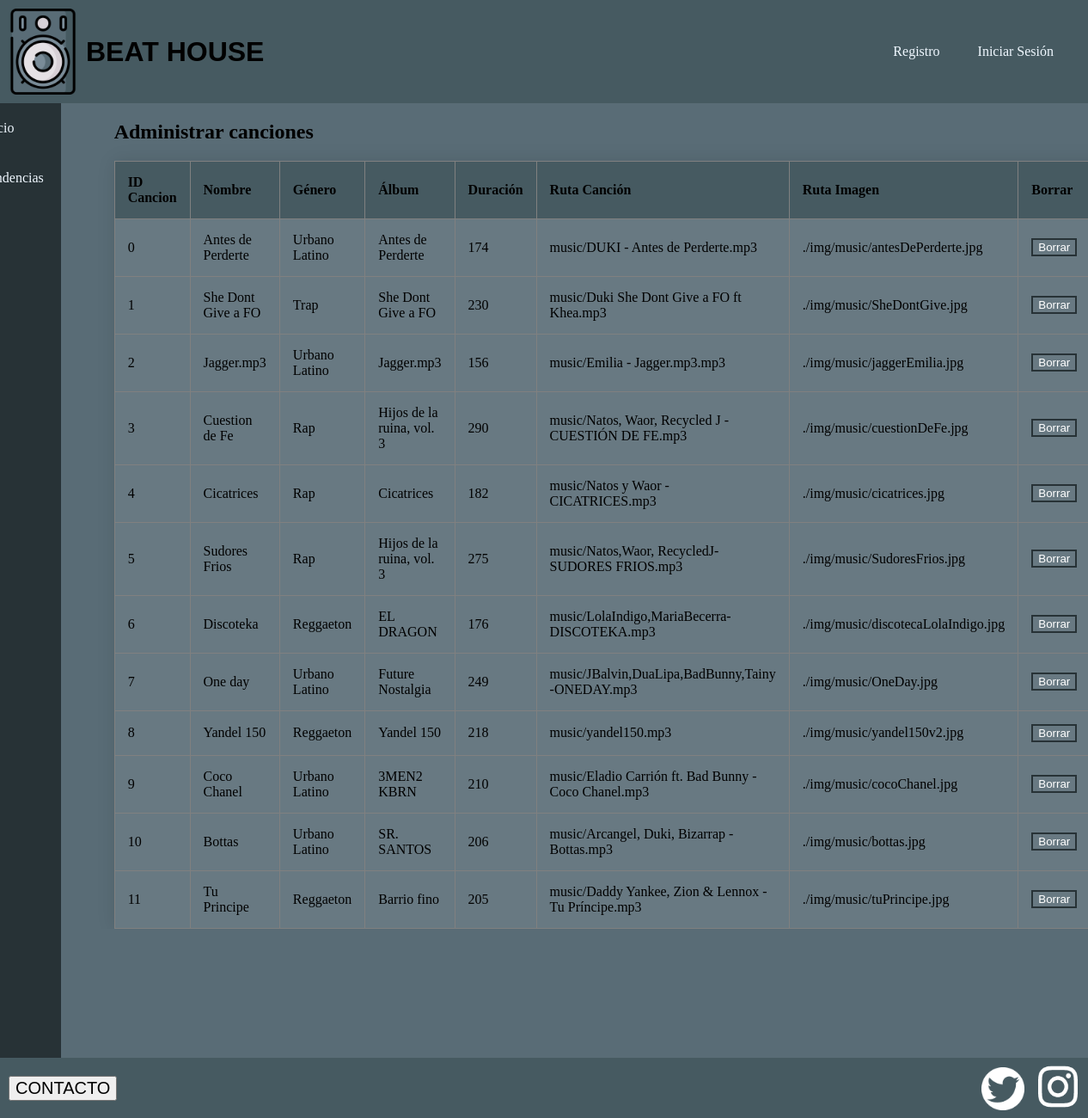
Before: /gestionCanciones.php with the older database file.
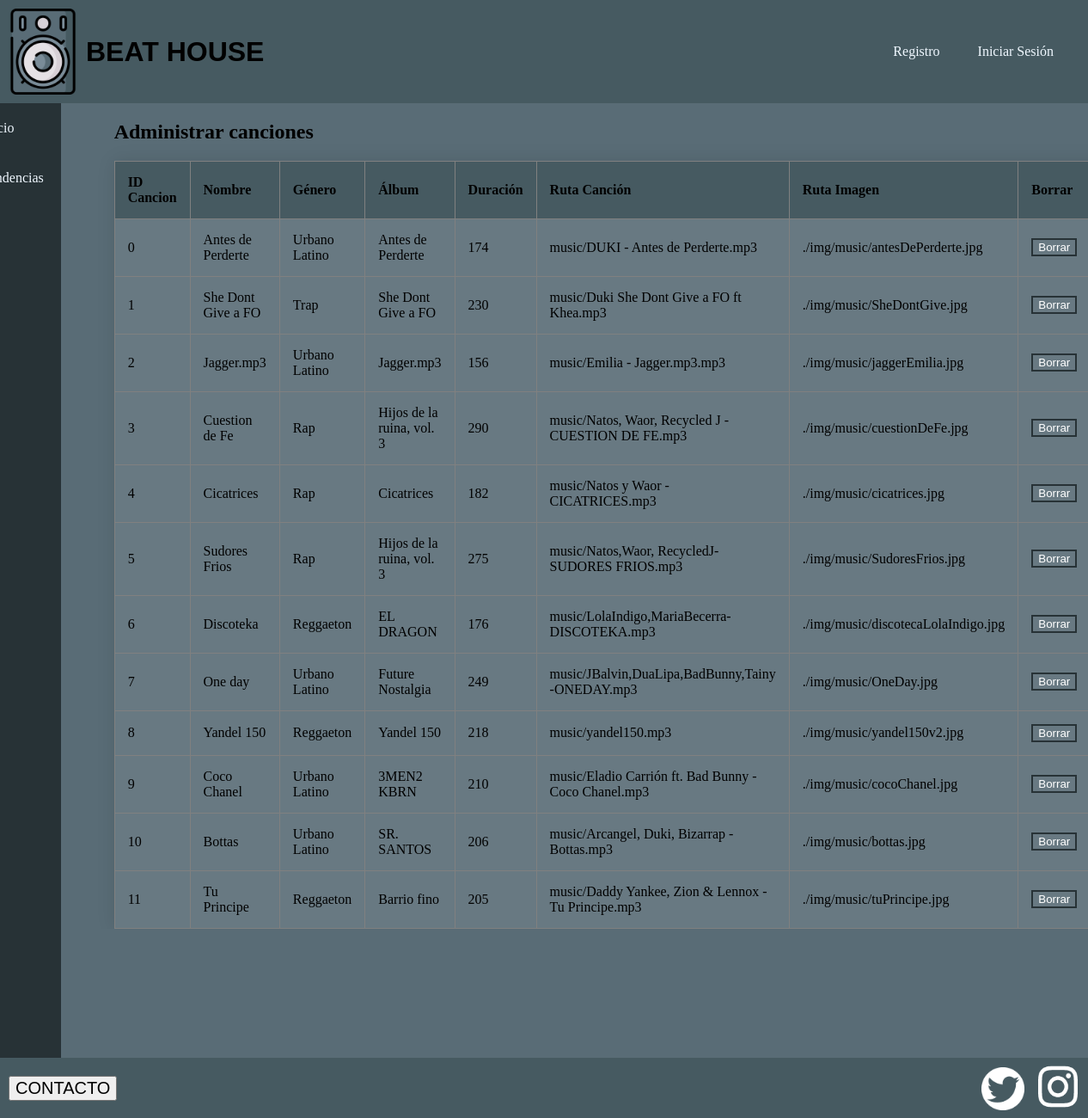
After: the same page with the newer database file.
### tables this page shows
CREATE TABLE `canciones` (
  `idCancion` int(11) NOT NULL,
  `nombreCancion` varchar(20) NOT NULL,
  `genero` varchar(30) NOT NULL,
  `nombreAlbum` varchar(30) NOT NULL,
  `duracion` varchar(20) NOT NULL,
  `rutaCancion` varchar(150) NOT NULL,
  `rutaImagen` varchar(150) NOT NULL
);

### gestionCanciones.php (called while the page is built, shortened)
<?php
    $form = new es\ucm\fdi\aw\FormModificarCancion();
    if (isset($_POST['borrarCancion'])) {
        $idCancion = $_POST['borrarCancion'] ?? '';
        es\ucm\fdi\aw\Cancion::cambiarDuracion($idCancion);
        es\ucm\fdi\aw\Admin::borrarCancion($idCancion);
        header("Location: gestionCanciones.php");
    }
    else if (isset($_POST['modificarCancion'])) {
        $datosCancion = json_decode($_POST['modificarCancion']);
        $_SESSION['datosCancion'] = $datosCancion;
        $contenidoPrincipal = $form->gestionaModificarDatos($datosCancion);
    }
    else if(isset($_POST['Aplicar'])){
        $datosCancion = $_SESSION['datosCancion'];
        $contenidoPrincipal = $form->gestionaModificarDatos($datosCancion);
    }
    else{
        $contenidoPrincipal = es\ucm\fdi\aw\Admin::mostrarCanciones();
    }
    require RAIZ_APP . "/vistas/plantillas/plantilla.php";

### includes/Admin.php (the view, shortened to what this page needs)
<?php
class Admin
{
    public static function mostrarCanciones()
    {
        $conn = Aplicacion::getInstance()->getConexionBd();
        $consulta = "SELECT * FROM canciones";
        $resultado = $conn->query($consulta);
        $contenidoPrincipal = "<div class='divCanciones'><h1>Administrar canciones</h1>";
        $contenidoPrincipal .= "<table class='tablaAdmin' border='1'>";
        $contenidoPrincipal .= "<thead><tr><th>ID Cancion</th><th>Nombre</th><th>Género</th><th>Álbum</th><th>Duración</th><th>Ruta Canción</th><th>Ruta Imagen</th><th>Borrar</th><th>Modificar</th></tr></thead>";
        while ($fila = $resultado->fetch_assoc()) {
            $contenidoPrincipal .= "<tr>";
            $contenidoPrincipal .= "<td>" . $fila['idCancion'] . "</td>";
            $contenidoPrincipal .= "<td>" . $fila['nombreCancion'] . "</td>";
            $contenidoPrincipal .= "<td>" . $fila['genero'] . "</td>";
            $contenidoPrincipal .= "<td>" . $fila['nombreAlbum'] . "</td>";
            $contenidoPrincipal .= "<td>" . $fila['duracion'] . "</td>";
            $contenidoPrincipal .= "<td>" . $fila['rutaCancion'] . "</td>";
            $contenidoPrincipal .= "<td>" . $fila['rutaImagen'] . "</td>";
            $info = [$fila['idCancion'], $fila['nombreCancion'], $fila['genero'], $fila['nombreAlbum'], $fila['duracion'], $fila['rutaCancion'], $fila['rutaImagen']];
            $datos = json_encode($info);
            $contenidoPrincipal .= "<td>
                <form action='gestionCanciones.php' method='POST'>
                    <button type='submit' class='btn' name='borrarCancion' value='{$fila['idCancion']}'>Borrar</button>
                </form>
            </td>";
            $contenidoPrincipal .= "<td>
                <form action='gestionCanciones.php' method='POST'>
                    <button type='submit' class='btn' name='modificarCancion' value='{$datos}'>Editar</button>
                </form>
            </td>";
            $contenidoPrincipal .= "</tr>";
        }
        $contenidoPrincipal .= "</table></div>";
        return $contenidoPrincipal;
    }
}

### includes/vistas/plantillas/plantilla.php (shortened to what this page needs)
<!DOCTYPE html>
<html lang="en">
<head>
    <link id="estilo" rel="stylesheet" type="text/css" href="<?=RUTA_CSS?>/estiloPagina.css">
    <link id="estilo" rel="stylesheet" type="text/css" href="<?=RUTA_CSS?>/swipe.css">
    <link rel="stylesheet" href="<?=RUTA_CSS?>/estiloreproductor.css">
    <link rel="stylesheet" href="https://cdnjs.cloudflare.com/ajax/libs/font-awesome/5.13.0/css/all.min.css">
    <link rel="stylesheet" href="https://cdnjs.cloudflare.com/ajax/libs/font-awesome/4.7.0/css/font-awesome.min.css">
    <link rel="stylesheet" href="<?=RUTA_CSS?>/buscador.css">
</head>
<body>
    <?php
        require(RAIZ_APP.'/vistas/comun/cabecera.php');
    ?>
    <main class= "main">
        <?php
            require(RAIZ_APP.'/vistas/comun/sidebarIzq.php');
        ?>
        <section class="panelCentral">
            <div class="contenidoPrincipal">
                <?=$contenidoPrincipal?>
            </div>
        </section>
    </main>
    <?php
        require(RAIZ_APP.'/vistas/comun/footer.php');
    ?>
</body>
</html>

### includes/vistas/comun/cabecera.php
<?php
function mostrarSaludo() {
	if (isset($_SESSION['login']) && ($_SESSION['login']===true)) {
        return "Bienvenido, " . es\ucm\fdi\aw\Usuario::opcionesUsuario();
	} else {
		return "<ul>
        <li><a href='registro.php'>Registro</a></li>
        <li><a href='login.php'>Iniciar Sesión</a></li>
    </ul>";
	}
}
?>
<header class="header">
        <div class="logo-titulo">
            <img src="<?=RUTA_IMGS?>/Altavoz2.png" alt="logo" class="logo">
            <h1>BEAT HOUSE</h1>
        </div>
        <div class="usuario">
            <?= mostrarSaludo(); ?>
        </div>
</header>

### includes/vistas/comun/sidebarIzq.php (shortened to what this page needs)
<section class="panelIzquierdo">
    <?php
        if(!isset($_SESSION['login'])){
            echo"<ul>
                    <li><a href='index.php'>Inicio</a></li>
                    <li><a href='tendencias.php'>Tendencias</a></li>
                </ul>";
        }
    ?>
</section>

### includes/vistas/comun/footer.php
<footer class="footer">
        <a href="contacto.php"><button class="botonContacto">CONTACTO</button></a>
        <div class="redesSociales">
                <a href="https://twitter.com/BeatHouseAW" target="_blank"><img src="<?= RUTA_IMGS ?>/logoTwitter.png" alt="twitter" class="logoTw"></a>
                <a href="https://www.instagram.com/beatthouse" target="_blank"><img src="<?= RUTA_IMGS ?>/logoInsta.png" alt="instagram" class="logoInsta"></a>
        </div>
</footer>

### css/estiloPagina.css (style rules this page uses)
.header img { width: 100px; height: 100px; padding-top: 10px; padding-bottom: 10px; }
.header h1 { font-family: sans-serif; }
.header { background-color: #465A61; display: flex; justify-content: space-between; }
.logo-titulo { display: flex; justify-content: space-between; align-items: center; }
.usuario { display: flex; align-items: center; justify-content: space-between; padding-right: 20px; color: whitesmoke; }
.usuario ul { margin: 0; padding: 0; list-style: none; }
.usuario a { text-decoration: none; color: aliceblue; }
.usuario ul li { display: inline-block; }
.usuario ul li a { display: block; padding: 20px; border-radius: 5px; }
body { background-color: #596C76; margin: 0; display: flex; flex-direction: column; }
.main { width: 100%; height: calc(100vh - 190px); display: flex; justify-content: center; align-items: center; }
.panelIzquierdo { width: 15%; height: 100%; background-color: #273236; }
.panelIzquierdo ul { height: 100%; margin: 0; padding: 0; list-style: none; }
.panelIzquierdo a { text-decoration: none; color: aliceblue; }
.panelIzquierdo ul li { display: block; }
.panelIzquierdo ul li a { display: block; padding: 20px; }
.panelCentral { width: 100%; height: 100%; }
.contenidoPrincipal { width: 100%; height: calc(100vh - 340px); display: block; overflow-y: auto; }
footer { background-color: #465A61; width: 100%; height: 70px; display: flex; align-items: center; justify-content: space-between; }
.botonContacto { font-family: sans-serif; font-size: 20px; margin-left: 10px; }
.logoTw { width: 50px; height: 50px; }
.logoInsta { width: 70px; height: 55px; }
.tablaAdmin { width: 800px; border-collapse: collapse; overflow: hidden; box-shadow: 0 0 20px rgba(0,0,0,0.1); }
.tablaAdmin th, td { padding: 15px; background-color: rgba(255, 255, 255, 0.096); color: black; }
.tablaAdmin th { text-align: left; }
.tablaAdmin thead th { background-color: #465A61; }
.btn { cursor: pointer; background: transparent; border: 2px solid #273236; outline: none; transition: 1s ease-in-out; color: white; }
.divAdmins, .divCanciones, .divPlanes { margin-left: 5%; }

Changed rows visible on the page:
changed canciones "Cuestion de Fe": rutaCancion "music/Natos, Waor, Recycled J - CUESTIÓN DE FE.mp3" → "music/Natos, Waor, Recycled J - CUESTION DE FE.mp3"
changed canciones "Tu Principe": rutaCancion "music/Daddy Yankee, Zion & Lennox - Tu Príncipe.mp3" → "music/Daddy Yankee, Zion & Lennox - Tu Principe.mp3"
